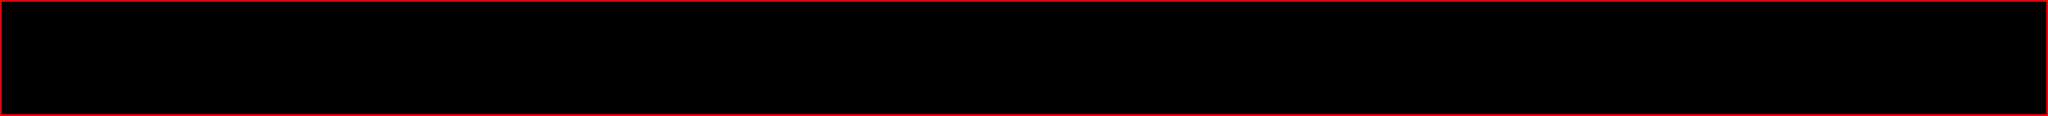

Rendered tile map (Tiled .tmx) drawn with the repository's tilesets; below, a short description and the map source with its tile grids summarised:
An orthogonal 1200x68 tile map with 8x8 px tiles, 1 tile layer (Collision), 1 hidden layer not drawn, 2 tilesets and 63 objects (20x object, 19x ghost, 13x demon, 9x dragon, startpoint, ...).

<map version="1.0" tiledversion="2018.08.06" orientation="orthogonal" renderorder="right-down" width="1200" height="68" tilewidth="8" tileheight="8" infinite="0" nextlayerid="19" nextobjectid="97">
 <tileset firstgid="1" name="collision" tilewidth="8" tileheight="8" tilecount="16" columns="4">
  <image source="../collision.png" width="32" height="32" />
 </tileset>
 <tileset firstgid="17" name="spike" tilewidth="8" tileheight="8" tilecount="16" columns="4">
  <image source="../obstacle/spike.png" width="32" height="32" />
 </tileset>
 <layer id="17" name="Background" width="1200" height="68" visible="0">
  <data>[81600 cells, 194 non-empty, 16 distinct tile ids]</data>
 </layer>
 <objectgroup id="2" name="object">
  <object id="1" name="demon" x="2112" y="149.667">
   <point />
  </object>
  <object id="2" name="demon" x="1855" y="318">
   <point />
  </object>
  <object id="4" name="object" x="1524.42" y="305.333" width="30.25" height="32" />
  <object id="6" name="object" x="1816" y="96" width="31" height="31.3333" />
  <object id="7" name="object" x="1900.33" y="442" width="35.6667" height="31.6667" />
  <object id="26" name="object" x="2243.83" y="222.792" width="32.75" height="29.5" />
  <object id="28" name="object" x="2515.5" y="338.25" width="34.5" height="38.5" />
  <object id="29" name="object" x="2863.88" y="180.75" width="39.75" height="33.75" />
  <object id="31" name="object" x="3139" y="362.75" width="33.125" height="35.5" />
  <object id="33" name="object" x="3488.42" y="133.545" width="28.2727" height="31.2727" />
  <object id="37" name="object" x="3984.13" y="264.125" width="36.75" height="36.25" />
  <object id="38" name="object" x="4271.33" y="344.333" width="38.6667" height="40" />
  <object id="39" name="object" x="4510" y="415" width="36" height="38" />
  <object id="40" name="object" x="4483.67" y="102.667" width="31.3333" height="33.3333" />
  <object id="43" name="ghost" x="2721" y="140.167">
   <point />
  </object>
  <object id="44" name="ghost" x="2532" y="234.5">
   <point />
  </object>
  <object id="45" name="ghost" x="2846" y="429.333">
   <point />
  </object>
  <object id="47" name="dragon" x="3457.67" y="388.167">
   <point />
  </object>
  <object id="48" name="ghost" x="3735.33" y="237.333">
   <point />
  </object>
  <object id="49" name="demon" x="3824.67" y="452">
   <point />
  </object>
  <object id="50" name="dragon" x="5832.67" y="192">
   <point />
  </object>
  <object id="52" name="demon" x="2370" y="110.667">
   <point />
  </object>
  <object id="54" name="demon" x="1008.67" y="231.667">
   <point />
  </object>
  <object id="55" name="startpoint" x="40.8636" y="379.424" width="134" height="36" />
  <object id="56" name="demon" x="2271.33" y="458.333">
   <point />
  </object>
  <object id="57" name="boss" x="9359.14" y="194.227">
   <point />
  </object>
  <object id="58" name="ghost" x="3192" y="165.333">
   <point />
  </object>
  <object id="59" name="demon" x="4238.67" y="161.333">
   <point />
  </object>
  <object id="60" name="demon" x="4904" y="444">
   <point />
  </object>
  <object id="62" name="ghost" x="4653.33" y="264">
   <point />
  </object>
  <object id="64" name="ghost" x="5124" y="268">
   <point />
  </object>
  <object id="65" name="ghost" x="5511.67" y="367.667">
   <point />
  </object>
  <object id="66" name="dragon" x="5412" y="157.333">
   <point />
  </object>
  <object id="67" name="ghost" x="4984" y="138.667">
   <point />
  </object>
  <object id="68" name="dragon" x="6493.33" y="157.333">
   <point />
  </object>
  <object id="69" name="ghost" x="6284" y="469.667">
   <point />
  </object>
  <object id="70" name="object" x="666.875" y="290" width="30.25" height="32" />
  <object id="71" name="demon" x="1304" y="430.667">
   <point />
  </object>
  <object id="72" name="demon" x="1457.33" y="148">
   <point />
  </object>
  <object id="73" name="ghost" x="6132" y="314.667">
   <point />
  </object>
  <object id="74" name="ghost" x="6764" y="230">
   <point />
  </object>
  <object id="75" name="ghost" x="7065.33" y="146.667">
   <point />
  </object>
  <object id="76" name="ghost" x="6952" y="362.667">
   <point />
  </object>
  <object id="77" name="ghost" x="7329.67" y="206">
   <point />
  </object>
  <object id="78" name="ghost" x="7657" y="124.333">
   <point />
  </object>
  <object id="79" name="ghost" x="8529.33" y="158.667">
   <point />
  </object>
  <object id="80" name="ghost" x="8119.67" y="451">
   <point />
  </object>
  <object id="81" name="dragon" x="8038" y="165">
   <point />
  </object>
  <object id="82" name="dragon" x="8323" y="384">
   <point />
  </object>
  <object id="83" name="dragon" x="9129.67" y="434.667">
   <point />
  </object>
  <object id="84" name="dragon" x="7686" y="421">
   <point />
  </object>
  <object id="85" name="demon" x="5853" y="468">
   <point />
  </object>
  <object id="86" name="demon" x="7180" y="483">
   <point />
  </object>
  <object id="87" name="demon" x="6636" y="434">
   <point />
  </object>
  <object id="88" name="object" x="6113.67" y="123" width="38.6667" height="40" />
  <object id="89" name="object" x="6423.67" y="274" width="38.6667" height="40" />
  <object id="90" name="object" x="7204.67" y="296" width="38.6667" height="40" />
  <object id="91" name="object" x="7544.67" y="226" width="38.6667" height="40" />
  <object id="92" name="object" x="7918.67" y="289" width="38.6667" height="40" />
  <object id="93" name="object" x="8293.67" y="144" width="38.6667" height="40" />
  <object id="94" name="object" x="8780.67" y="237.333" width="38.6667" height="40" />
  <object id="95" name="dragon" x="726.667" y="161.333">
   <point />
  </object>
  <object id="96" name="ghost" x="973.333" y="422.667">
   <point />
  </object>
 </objectgroup>
 <layer id="18" name="Collision" width="1200" height="68">
  <data>[81600 cells, 2532 non-empty, 1 distinct tile ids]</data>
 </layer>
</map>
